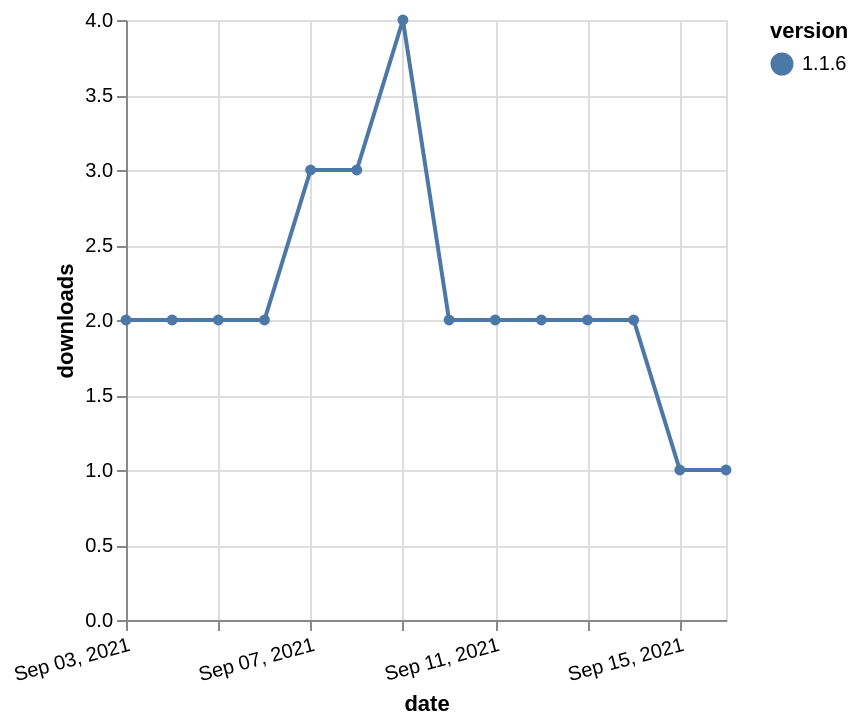

Source (Vega-Lite JSON):
### Vega-Lite specification from a JSON file in a GitHub repository (floating-point values rounded to 4 significant figures)
{"$schema": "https://vega.github.io/schema/vega-lite/v5.json", "description": "A simple bar chart with embedded data.", "data": {"values": [{"date": "2021-09-03", "total": 2540, "delta": 2, "version": "1.1.6"}, {"date": "2021-09-04", "total": 2542, "delta": 2, "version": "1.1.6"}, {"date": "2021-09-05", "total": 2544, "delta": 2, "version": "1.1.6"}, {"date": "2021-09-06", "total": 2546, "delta": 2, "version": "1.1.6"}, {"date": "2021-09-07", "total": 2549, "delta": 3, "version": "1.1.6"}, {"date": "2021-09-08", "total": 2552, "delta": 3, "version": "1.1.6"}, {"date": "2021-09-09", "total": 2556, "delta": 4, "version": "1.1.6"}, {"date": "2021-09-10", "total": 2558, "delta": 2, "version": "1.1.6"}, {"date": "2021-09-11", "total": 2560, "delta": 2, "version": "1.1.6"}, {"date": "2021-09-12", "total": 2562, "delta": 2, "version": "1.1.6"}, {"date": "2021-09-13", "total": 2564, "delta": 2, "version": "1.1.6"}, {"date": "2021-09-14", "total": 2566, "delta": 2, "version": "1.1.6"}, {"date": "2021-09-15", "total": 2567, "delta": 1, "version": "1.1.6"}, {"date": "2021-09-16", "total": 2568, "delta": 1, "version": "1.1.6"}]}, "width": "container", "mark": {"type": "line", "point": {"filled": true}}, "encoding": {"x": {"field": "date", "type": "temporal", "timeUnit": "yearmonthdate", "title": "date", "axis": {"labelAngle": -15}}, "y": {"field": "delta", "type": "quantitative", "title": "downloads"}, "color": {"field": "version", "type": "nominal"}, "tooltip": {"field": "delta"}}}
